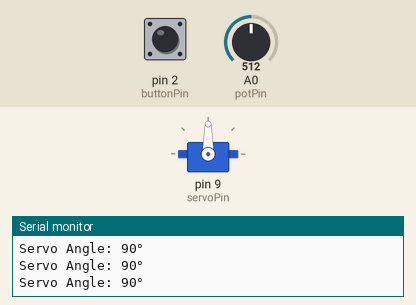
Simulated run of this sketch. Board: Arduino Uno, built with avr-gcc and run on an emulated ATmega328P. Parts: servo, the last lines printed to the serial monitor. Inputs (shaded band) come from the test bench; at power-on: pin 2 (buttonPin) HIGH, A0 (potPin) = 512.

Above: at 1.2 s.
1.3 s: pin 2 (buttonPin) pulled LOW for 0.15 s
4.3 s: A0 (potPin) set to 306
6.4 s: A0 (potPin) set to 716
At 7.1 s:
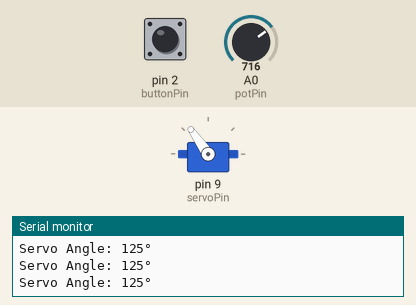
9.4 s: A0 (potPin) set to 1023
At 10.0 s:
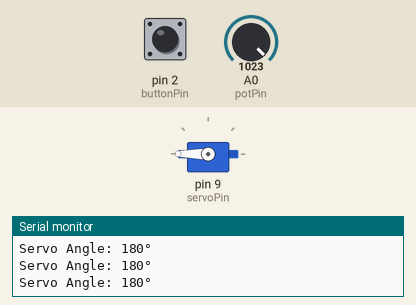
10.9 s: A0 (potPin) set to 0
At 11.4 s:
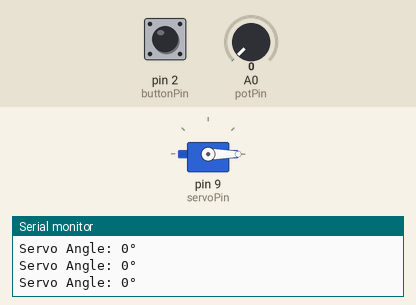
Timing chart, 0 to 13.4 s (numbered marks = the images above; inputs shaded):
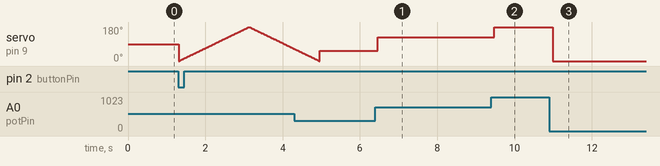

The sketch:

servo_control.ino
```cpp
#include <Servo.h>

Servo myServo;

const int potPin = A0;
const int buttonPin = 2;
const int servoPin = 9;

void setup() {
  Serial.begin(9600);

  myServo.attach(servoPin);

  pinMode(buttonPin, INPUT_PULLUP);
}

void loop() {

  // If button is pressed, perform one full sweep
  if (digitalRead(buttonPin) == LOW) {

    // 0° to 180°
    for (int angle = 0; angle <= 180; angle++) {
      myServo.write(angle);
      delay(10);
    }

    // 180° to 0°
    for (int angle = 180; angle >= 0; angle--) {
      myServo.write(angle);
      delay(10);
    }
  }

  // Potentiometer control
  else {

    int sensorValue = analogRead(potPin);

    int angle = map(sensorValue, 0, 1023, 0, 180);

    myServo.write(angle);

    Serial.print("Servo Angle: ");
    Serial.print(angle);
    Serial.println("°");

    delay(100);
  }
}
```

Measured:
- after the input at 6.4 s, servo on pin 9 (servoPin): 53° → 125° after 0.06 s
- after the input at 9.4 s, servo on pin 9 (servoPin): 125° → 180° after 0.08 s
- after the input at 10.9 s, servo on pin 9 (servoPin): 180° → 0° after 0.09 s
